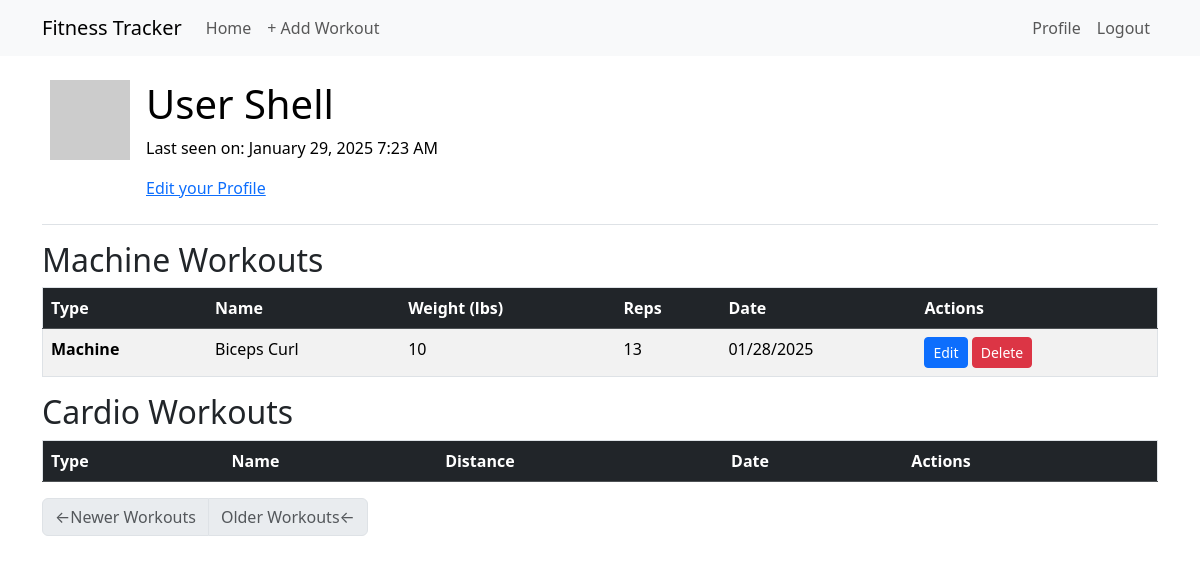
The page /user/Shell (signed in) on the database as committed earlier.
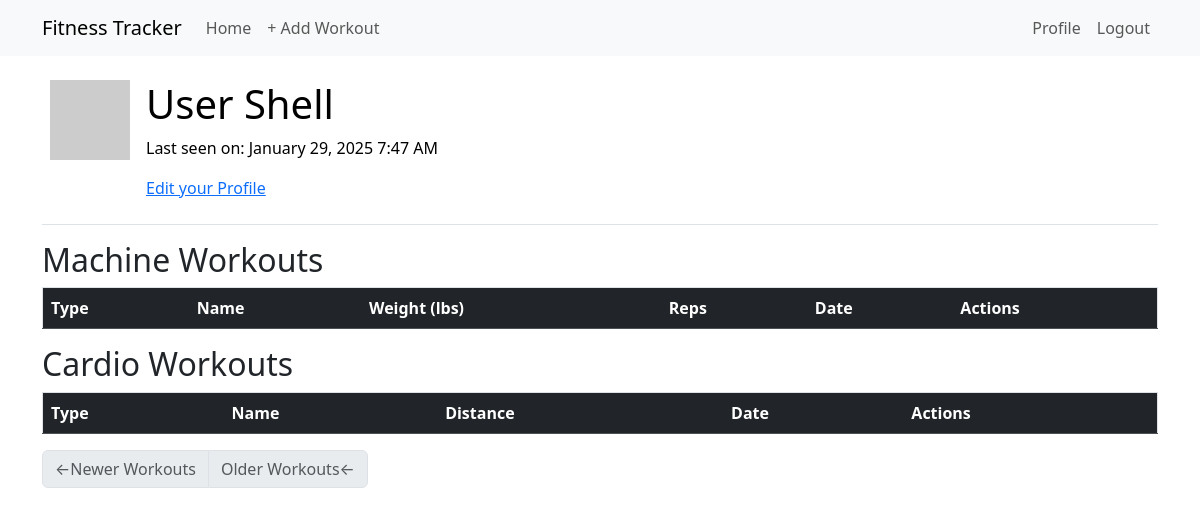
The same page on the database as committed later.
### app/models.py (models this page shows, shortened)
class User(UserMixin, db.Model):
    id: Mapped[int] = mapped_column(primary_key=True)
    username: Mapped[str] = mapped_column(String(64), index=True, unique=True)
    email: Mapped[str] = mapped_column(String(120), index=True, unique=True)
    password_hash: Mapped[Optional[str]] = mapped_column(String(256))
    workouts: Mapped[List['Workout']] = relationship(back_populates='user', lazy='dynamic')
    about_me: Mapped[Optional[str]] = mapped_column(String(140))
    last_seen: Mapped[Optional[datetime]] = mapped_column(
        default=lambda: datetime.now(timezone.utc))
    def avatar(self, size):
        digest = md5(self.email.lower().encode('utf-8')).hexdigest()
        return f'https://www.gravatar.com/avatar/{digest}?d=identicon&s={size}'

class MachineExercise(db.Model):
    id: Mapped[int] = mapped_column(primary_key=True)
    name: Mapped[str] = mapped_column(String(64), index=True)
    reps: Mapped[int] = mapped_column(Integer, default=1)
    weight: Mapped[int] = mapped_column(Integer, default=0)
    workouts: Mapped[List['Workout']] = relationship(secondary='workout_machine_exercise', back_populates='machine_exercises')

class Workout(db.Model):
    id: Mapped[int] = mapped_column(primary_key=True)
    date: Mapped[datetime] = mapped_column(index=True, default=lambda: datetime.now(timezone.utc))
    user_id: Mapped[int] = mapped_column(ForeignKey(User.id), index=True)
    user: Mapped[User] = relationship(back_populates='workouts')
    machine_exercises: Mapped[List["MachineExercise"]] = relationship(secondary='workout_machine_exercise', back_populates="workouts")
    cardio_exercises: Mapped[List["CardioExercise"]] = relationship(secondary='workout_cardio_exercise', back_populates="workouts")

### app/routes.py (the view)
@app.route('/user/<username>')
@login_required
def user(username):
    if not current_user.is_authenticated:
        return redirect(url_for('index'))
    page = request.args.get('page', 1, type=int)
    user = db.first_or_404(sa.select(User).where(User.username == username))
    query = user.workouts.order_by(Workout.date.desc())
    workouts = db.paginate(query, page=page, per_page=app.config['WORKOUTS_PER_PAGE'], error_out=False)
    next_url = url_for('user', username=username, page=workouts.next_num) \
        if workouts.has_next else None
    prev_url = url_for('user', username=username, page=workouts.prev_num) \
        if workouts.has_prev else None
    return render_template('user.html', user=current_user, workouts=workouts.items, next_url=next_url, prev_url=prev_url)

### app/models.py (called while the page is built)
@login.user_loader
def load_user(id):
    return db.session.get(User, int(id))

### app/routes.py (called while the page is built)
@app.before_request
def before_request():
    if current_user.is_authenticated:
        current_user.last_seen = datetime.now(timezone.utc)
        db.session.commit()

### app/templates/user.html (shortened to what this page needs)
{% extends "base.html" %} {% block content %}
<table class="table table-hover">
  <tr>
    <td width="64px"><img src="{{ user.avatar(64) }}" /></td>
    <td>
      <h1>User {{ user.username }}</h1>
      {% if user.last_seen %}<p>Last seen on: {{ moment(user.last_seen).format('LLL') }}</p>{% endif %}
      {% if user == current_user %}
      <p><a href="{{ url_for('edit_profile') }}">Edit your Profile</a></p>
      {% endif %}
    </td>
  </tr>
</table>
{% include '_workout.html' %}
<nav aria-label="Post navigation">
  <ul class="pagination">
    <li class="page-item{% if not prev_url %} disabled{% endif %}">
      <a class="page-link" href="{{ prev_url }}">
        <span aria-hidden="true">&larr;</span>Newer Workouts
      </a>
    </li>
    <li class="page-item{% if not next_url %} disabled{% endif %}">
      <a class="page-link" href="{{ next_url }}">
        Older Workouts<span aria-hidden="true">&larr;</span>
      </a>
    </li>
  </ul>
</nav>
{% endblock %}

### app/templates/base.html (shortened to what this page needs)
<!doctype html>
<html lang="en">
  <head>
    <link
        href="https://cdn.jsdelivr.net/npm/bootstrap@5.3.2/dist/css/bootstrap.min.css"
        rel="stylesheet"
>
  </head>
  <body>
    <nav class="navbar navbar-expand-lg bg-body-tertiary">
      <div class="container">
        <a class="navbar-brand" href="{{ url_for('index') }}">Fitness Tracker</a>
        <div class="collapse navbar-collapse" id="navbarSupportedContent">
          <ul class="navbar-nav me-auto mb-2 mb-lg-0">
            <li class="nav-item">
              <a class="nav-link" aria-current="page" href="{{ url_for('index') }}">Home</a>
            </li>
            <li class="nav-item">
              <a class="nav-link" aria-current="page" href="{{ url_for('create_workout') }}">+ Add Workout</a>
            </li>
          </ul>
          <ul class="navbar-nav mb-2 mb-lg-0">
            {% if current_user.is_anonymous %}
            <li class="nav-item">
              <a class="nav-link" aria-current="page" href="{{ url_for('login') }}">Login</a>
            </li>
            {% else %}
            <li class="nav-item">
              <a class="nav-link" aria-current="page" href="{{ url_for('user', username=current_user.username) }}">Profile</a>
            </li>
            <li class="nav-item">
              <a class="nav-link" aria-current="page" href="{{ url_for('logout') }}">Logout</a>
            </li>
            {% endif %}
          </ul>
        </div>
      </div>
    </nav>
    <div class="container mt-3">
      {% block content %}{% endblock %}
    </div>
  </body>
</html>

### app/templates/_workout.html (shortened to what this page needs)
<div class="table-responsive">
  <h2>Machine Workouts</h2>
  <table class="table table-striped table-hover border">
    <thead class="table-dark">
      <tr>
        <th scope="col">Type</th>
        <th scope="col">Name</th>
        <th scope="col">Weight (lbs)</th>
        <th scope="col">Reps</th>
        <th scope="col">Date</th>
        <th scope="col">Actions</th>
      </tr>
    </thead>
    <tbody>
      {% for workout in workouts %}
        {% for machine in workout.machine_exercises %}
        <tr>
          <td><strong>Machine</strong></td>
          <td>{{ machine.name }}</td>
          <td>{{ machine.weight }}</td>
          <td>{{ machine.reps }}</td>
          <td>{{ moment(workout.date, local=True).format('L') }}</td>
          <td>
            <a href="{{ url_for('edit_workout', workout_id=workout.id) }}"
               class="btn btn-primary btn-sm">
              Edit
            </a>
            <a href="{{ url_for('delete_workout', workout_id=workout.id) }}"
               class="btn btn-danger btn-sm">
              Delete
            </a>
          </td>
        </tr>
        {% endfor %}
      {% endfor %}
    </tbody>
  </table>
  <h2>Cardio Workouts</h2>
  <table class="table table-striped table-hover border">
    <thead class="table-dark">
      <tr>
        <th scope="col">Type</th>
        <th scope="col">Name</th>
        <th scope="col">Distance</th>
        <th scope="col">Date</th>
        <th scope="col">Actions</th>
      </tr>
    </thead>
  </table>
</div>

Rows that differ between the two databases and show on the page:
removed Workout: date "01/28/2025"
no longer on this page (row unchanged): MachineExercise: name "Biceps Curl", weight "10", reps "13"
changed User "Shell": last_seen "January 29, 2025 7:23 AM" → "January 29, 2025 7:47 AM"
